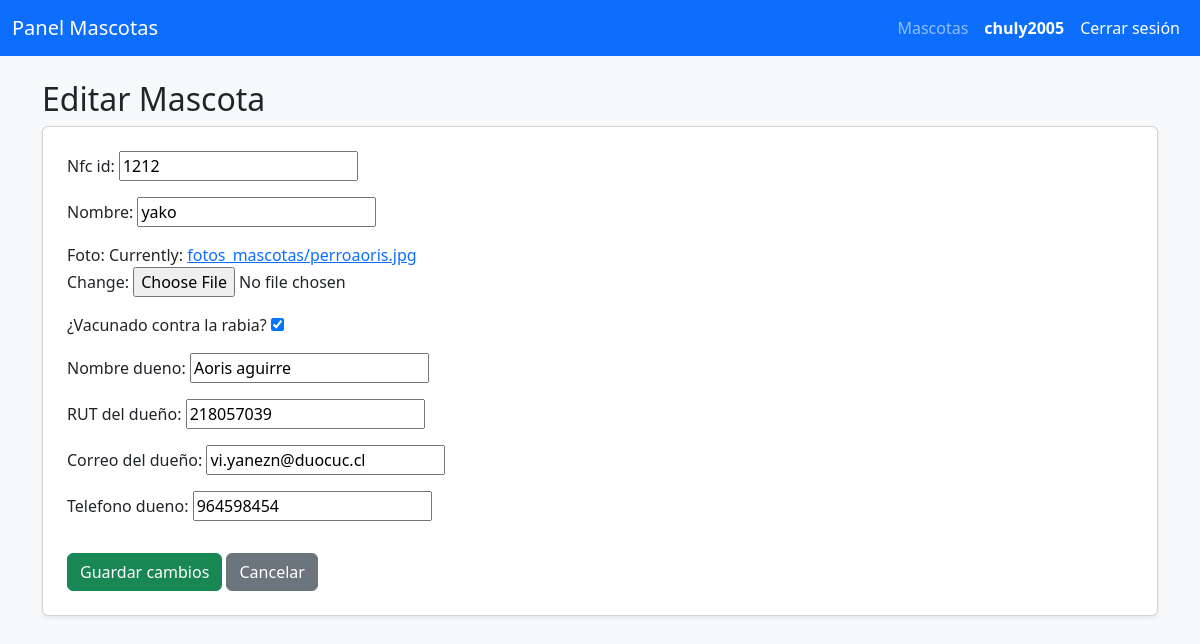
Page /Mascota/moderador/mascotas/2/editar/ (signed in) on the committed database.
### mascotas/models.py (models this page shows, shortened)
class Mascota(models.Model):
    nfc_id = models.CharField(max_length=100, unique=True)
    nombre = models.CharField(max_length=100)
    foto = models.ImageField(upload_to='fotos_mascotas/')
    vacunado_rabia = models.BooleanField(default=False)
    nombre_dueno = models.CharField(max_length=100)
    rut_dueno = models.CharField(max_length=15, verbose_name='RUT del dueño')
    email_dueno = models.EmailField(max_length=254, verbose_name='Correo del dueño')
    telefono_dueno = models.CharField(max_length=20, null=True, blank=True)

### mascotas/views.py (the view)
# urls.py: path('moderador/mascotas/<int:pk>/editar/', views.moderador_editar_mascota, name='moderador_editar_mascota'),
@login_required
def moderador_editar_mascota(request, pk):
    mascota = get_object_or_404(Mascota, pk=pk)
    params = request.GET.urlencode()
    if request.method == 'POST':
        form = MascotaForm(request.POST, request.FILES, instance=mascota)
        if form.is_valid():
            form.save()
            if params:
                return redirect(f"{reverse('moderador_listar_mascotas')}?{params}")
            return redirect('moderador_listar_mascotas')
    else:
        form = MascotaForm(instance=mascota)
    return render(request, 'moderadores/editar_mascota.html', {'form': form, 'mascota': mascota, 'params': params})

### mascotas/forms.py
class MascotaForm(forms.ModelForm):
    def __init__(self, *args, **kwargs):
        super().__init__(*args, **kwargs)
        self.fields['vacunado_rabia'].label = '¿Vacunado contra la rabia?'
    class Meta:
        model = Mascota
        fields = [
            'nfc_id',
            'nombre',
            'foto',
            'vacunado_rabia',
            'nombre_dueno',
            'rut_dueno',
            'email_dueno',
            'telefono_dueno',
        ]

### mascotas/templates/moderadores/editar_mascota.html (shortened to what this page needs)
{% extends 'base.html' %}
{% block content %}
<div class="container mt-4">
  <h2>Editar Mascota</h2>
  <form method="post" enctype="multipart/form-data" class="card p-4 shadow-sm" action="?{% if params %}{{ params }}{% endif %}">
    {{ form.as_p }}
    <div class="mt-3">
      <button type="submit" class="btn btn-success">Guardar cambios</button>
      <a href="{% url 'moderador_listar_mascotas' %}{% if params %}?{{ params }}{% endif %}" class="btn btn-secondary">Cancelar</a>
    </div>
  </form>
</div>
{% endblock %}

### mascotas/templates/base.html (shortened to what this page needs)
{% load static %}
<!DOCTYPE html>
<html lang="es">
<head>
    <link href="https://cdn.jsdelivr.net/npm/bootstrap@5.3.3/dist/css/bootstrap.min.css" rel="stylesheet">
    <link rel="stylesheet" href="{% static 'mascotas/estilos.css' %}">
</head>
<body>
{% if user.is_authenticated %}
<nav class="navbar navbar-expand-lg navbar-dark bg-primary mb-4">
  <div class="container-fluid">
    <a class="navbar-brand" href="{% url 'moderador_listar_mascotas' %}">Panel Mascotas</a>
    <div class="collapse navbar-collapse" id="navbarNav">
      <ul class="navbar-nav ms-auto align-items-center">
        <li class="nav-item">
          <a class="nav-link" href="{% url 'moderador_listar_mascotas' %}">Mascotas</a>
        </li>
        <li class="nav-item">
          <span class="nav-link text-white fw-bold">{{ user.username }}</span>
        </li>
        <li class="nav-item">
          <form method="post" action="{% url 'logout' %}">
            <button class="nav-link btn btn-link text-white" style="text-decoration:none;" type="submit">Cerrar sesión</button>
          </form>
        </li>
      </ul>
    </div>
  </div>
</nav>
{% endif %}
<main>
{% block content %}{% endblock %}
</main>
</body>
</html>

### mascotas/static/mascotas/estilos.css (style rules this page uses)
body { background-color: #f8f9fa; }

### rows in the picture
Mascota: nfc_id "1212", nombre "yako", vacunado_rabia "☑", nombre_dueno "Aoris aguirre", rut_dueno "218057039", email_dueno "vi.yanezn@duocuc.cl", telefono_dueno "964598454"

### other values in the picture
{{ user.username }} "chuly2005"
